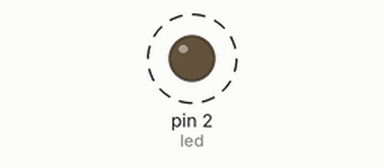
Simulated run of this program. Board: MicroPython board. On the bench: output pins drawn as LEDs (lit = HIGH). Dashed ring = blinking. Library files of the repository ran but are not shown: 1 file(s).

Above: at 0.5 s.
Timing chart, 0 to 3.0 s (numbered marks = the images above):
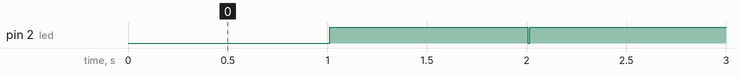

The program:

main.py
```python
from time import ticks_ms,sleep_ms
from machine import Pin

led = Pin(2,Pin.OUT)
ticks = 0

while True:
    if ticks_ms() > ticks + 1000:
        ticks = ticks_ms()
        led.off()
        sleep_ms(10)
        led.on()
        
```

Measured:
- by itself, pin 2 (led): alternates HIGH for 0.99 s and LOW for 0.01 s
